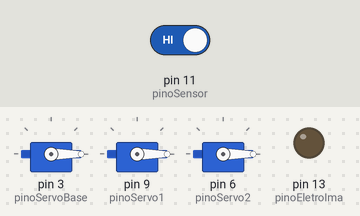
Simulated run of this sketch. Board: Arduino Uno, built with avr-gcc and run on an emulated ATmega328P. On the bench: 3 × servo, output pins drawn as LEDs (lit = HIGH). The test bench sets the inputs (shaded band); at power-on: pin 11 (pinoSensor) HIGH.

Above: at 3.3 s.
3.4 s: pin 11 (pinoSensor) driven LOW
At 5.0 s:
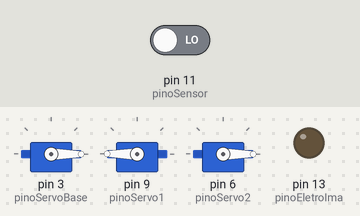
At 11.3 s:
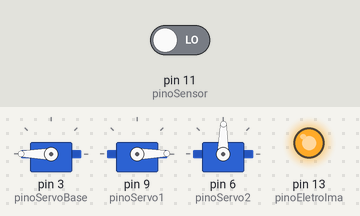
14.6 s: pin 11 (pinoSensor) driven HIGH
At 14.86 s:
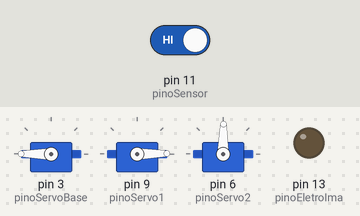
Timing chart, 0 to 17.6 s (numbered marks = the images above; inputs shaded):
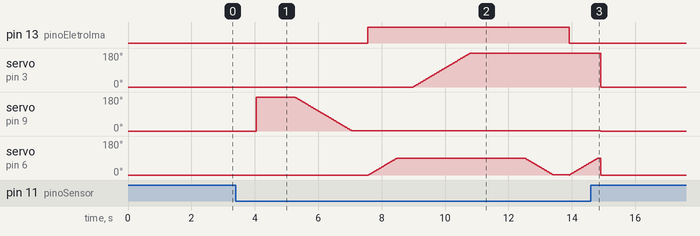

Measured:
- after the input at 3.4 s, pin 13 (pinoEletroIma): LOW → HIGH after 4.2 s, → LOW 6.3 s later; servo on pin 3 (pinoServoBase): moves from 0° to 180° over 1.8 s, starting after 5.6 s
- after the input at 14.6 s, pin 13 (pinoEletroIma): stays LOW (without the input it goes to HIGH after 4.9 s); servo on pin 3 (pinoServoBase), servo on pin 9 (pinoServo1), servo on pin 6 (pinoServo2): goes on until 14.9 s, then stays 0°

The sketch:

braco-inicio.ino
```cpp
#include <Servo.h>
#include "defines.h"

// Inicializacao dos objetos
Servo servoBase;
Servo servo1;
Servo servo2;

void setup() {
	// Inicializacao dos servos
	servoBase.attach(pinoServoBase);
	servo1.attach(pinoServo1);
	servo2.attach(pinoServo2);

	// Inicializacao do eletroima
	pinMode(pinoEletroIma, OUTPUT);

	// Inicializacao do sensor
	pinMode(pinoSensor, INPUT);
}

void loop() {
  // Inicia os servos na posicao 0 (posicao inicial)
  digitalWrite(pinoEletroIma, LOW);
  servoBase.write(0);
  servo1.write(0);
  servo2.write(0);
  delay(500);
    leInfravermelho();
    delay(10);
   if (sensorInfravermelho == LOW) {
		// Nos testes, o sensor manda um sinal LOW quando o objeto esta proximo
		// OBS: Precisa ajustar a "sensibilidade" do sensor, de modo que detecte somente o robo
		// Abaixa o braco para chegar perto do cubo
		for (i = 300; i > 0; --i) {
			servo1.write(i);
			delay(10);
		}
		delay(500);

		// Liga o eletroima
		digitalWrite(pinoEletroIma, HIGH);
		delay(10);

		// Ergue novamente o braco
		for (i = 0; i < 90; ++i) {
			servo2.write(i);
			delay(10);
		}
		delay(500);

		// Move o braco para a esquerda (deixar em cima do robo)
		for (i = 0; i < 300; ++i) {
			servoBase.write(i);
			delay(10);
		}
		delay(500);

		// Abaixa o braco
		for (i = 90; i > 0; --i) {
			servo2.write(i);
			delay(10);
		}
		delay(500);

		// Desliga o eletroima
		digitalWrite(pinoEletroIma, LOW);

		// Ergue novamente o braco
		for (i = 0; i < 90; ++i) {
			servo2.write(i);
			delay(10);
		}
		delay(100);
	}
}

void leInfravermelho() {
  sensorInfravermelho = digitalRead(pinoSensor);
  delay(500);
}
```

defines.h
```cpp
// Declaracao do pino que controlara o servo da base do braco
#define pinoServoBase 3

// Declaracao dos pinos dos outros pinoServoBase
#define pinoServo2 6
#define pinoServo1 9

// Declaracao do pino para o eletroima
#define pinoEletroIma 13

// Declaracao do pino do sensor, para saber quando o robo esta parado perto do braco
// Sera um sensor infravermelho
#define pinoSensor 11

// Declaracao das variaveis
int i;
int sensorInfravermelho;
```
